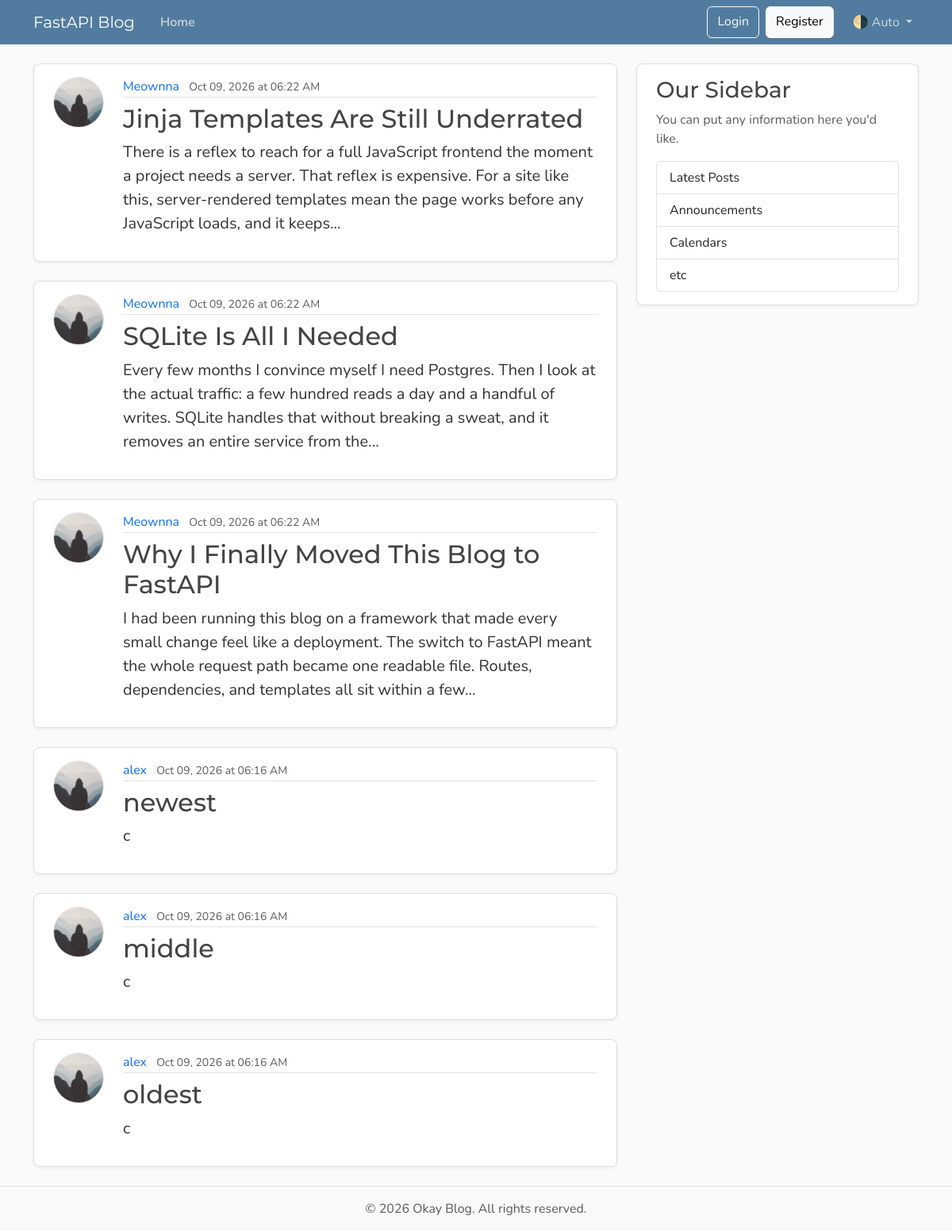
Page /posts on the earlier database version.
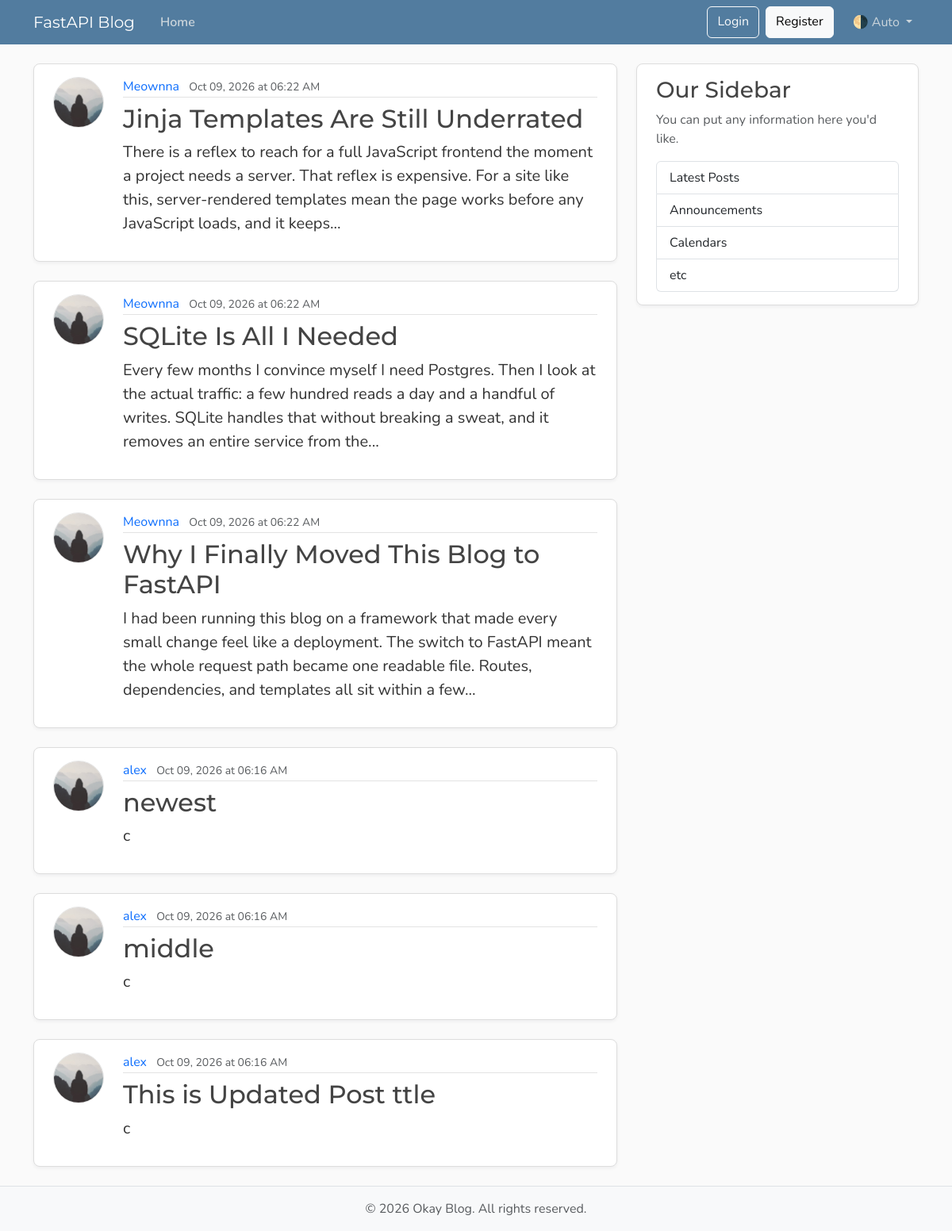
Same page on the later database version.
### app/models.py (models this page shows, shortened)
class Post(Base):
    __tablename__ = "posts"
    id: Mapped[int] = mapped_column(Integer, primary_key=True, index=True)
    title: Mapped[str] = mapped_column(String(100), nullable=False)
    content: Mapped[str] = mapped_column(Text, nullable=False)
    user_id: Mapped[int] = mapped_column(
        ForeignKey("users.id"),
        nullable=False,
        index=True,
    )
    date_posted: Mapped[datetime] = mapped_column(
        DateTime(timezone=True),
        default=lambda: datetime.now(UTC),
    )
    author: Mapped[User] = relationship(back_populates="posts")

class User(Base):
    __tablename__ = "users"
    id: Mapped[int] = mapped_column(Integer, primary_key=True, index=True)
    username: Mapped[String] = mapped_column(String(50), unique=True, nullable=False)
    email: Mapped[String] = mapped_column(String(50), unique=True, nullable=False)
    image_file: Mapped[str | None] = mapped_column(String(200), nullable=True)
    posts: Mapped[list["Post"]] = relationship(
        back_populates="author",
        cascade="all, delete-orphan",
    )

### app/app.py (the view)
@app.get("/", include_in_schema=False, name="home")
@app.get("/posts", include_in_schema=False, name="posts")
def home(request: Request, db: DbDep):
    result = db.execute(
        select(models.Post).order_by(
            models.Post.date_posted.desc(), models.Post.id.desc()
        )
    )
    posts = result.scalars().all()
    return templates.TemplateResponse(
        request,
        "home.html",
        {"posts": posts, "title": "FastAPI Blog Home"},
    )

### templates/home.html
{% extends "layout.html" %}
{% block content %}
  {% for post in posts %}
    <article class="content-section py-3 px-4 mb-4">
      <div class="d-flex align-items-start gap-4">
        <img class="rounded-circle article-img flex-shrink-0"
             src="{{ post.author.image_path }}"
             alt="{{ post.author.username }}'s profile picture"
             width="64"
             height="64"
             loading="lazy">
        <div class="flex-grow-1">
          <div class="article-metadata mb-2">
            <a class="me-2" href="{{ url_for('user_posts', user_id=post.author.id) }}">{{ post.author.username }}</a>
            <small class="text-body-secondary">{{ post.date_posted | friendly_date }}</small>
          </div>
          <h2>
            <a class="article-title" href="{{ url_for('post_details', post_id = post.id ) }}">{{ post.title }}</a>
          </h2>
          <p class="article-content">{{ post.content | truncate(240) }}</p>
        </div>
      </div>
    </article>
  {% endfor %}
{% endblock content %}

Differences in the rows shown:
changed Post: title "oldest" → "This is Updated Post ttle"
